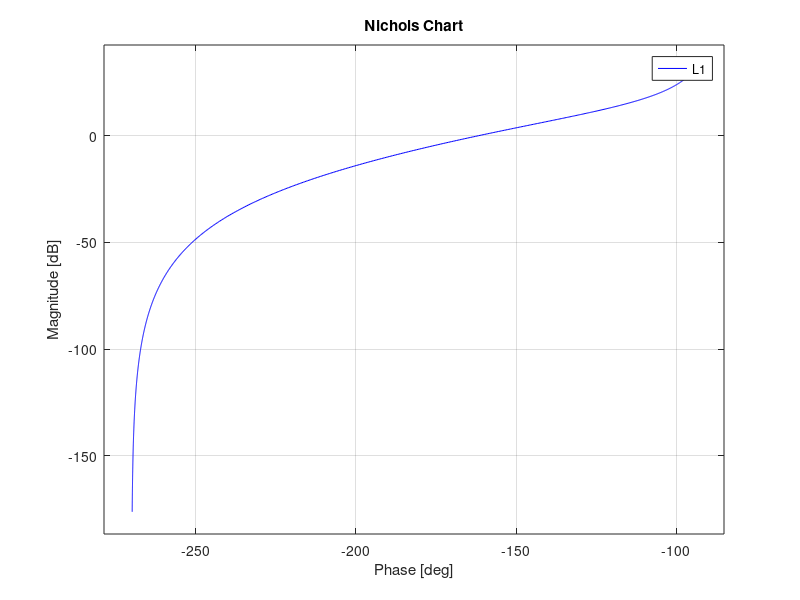

MATLAB code to generate this figure: (Note: this script raises an error after producing the figure.)
clear all
close all
clc
s = tf('s');

G = 0.045/(s^2 + 2.6*s + 1.2)
Kc = 34
C_ss = Kc/s
L1 = C_ss*G

Sp =2.67 %dB
Tp =0.42  %dB
wc_des =1

figure(1)
nichols(L1,'b'),hold on
T_grid(Tp)
S_grid(Sp)

%lead network
% -123 and -108 degree
% -176degree deltef = 176-108= 68 degree , 176-123 = 53 degree,
% deltef should be between 53-68 degree. 
% we can chose whatever in 53-68, we chose 60 degree here, so deltef = 60
% through  a real negative zero(better to use negative zero)

wnorm = 1.8
wZ=wc_des/wnorm
C_z = 1+ s/wZ

L2 = L1*C_z
C = C_ss*C_z

figure(1)
nichols(L2,'r')
return
%gain 1.6dB is small amount so a lag network is not needed.

%simulation
S = stepinfo(out.y.data,out.y.time,'RiseTimeLimits',[0 1],'SettlingTimeThreshold',0.05)
return
